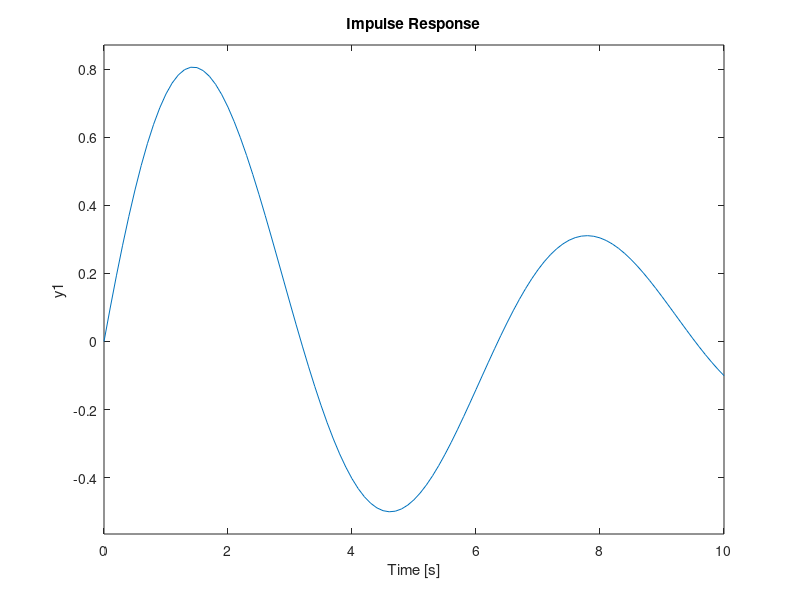

Write the MATLAB code that produced this figure.
wn = 1;
zeta = 0.15;
num = [0 0 wn.^2];
den = [1 2*zeta*wn wn.^2];
G = tf(num,den);
t = (0:0.1:10);
figure(1);
impulse(G,t);
grid;